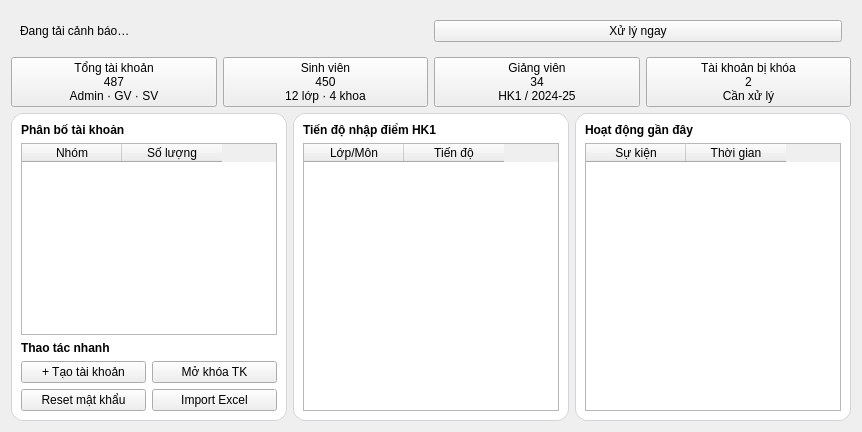
     <widget class="QWidget" name="pageTongQuan">
      <attribute name="title">
       <string>Tổng quan</string>
      </attribute>
      <layout class="QVBoxLayout" name="pageTongQuanLayout">
       <item><widget class="QFrame" name="alertFrame"><layout class="QHBoxLayout" name="alertLayout"><item><widget class="QLabel" name="lblAlert"><property name="text"><string>Đang tải cảnh báo…</string></property></widget></item><item><widget class="QPushButton" name="btnXuLyNgay"><property name="text"><string>Xử lý ngay</string></property></widget></item></layout></widget></item>
       <item><layout class="QHBoxLayout" name="cardsLayout"><item><widget class="QPushButton" name="cardTongTaiKhoan"><property name="text"><string>Tổng tài khoản
487
Admin · GV · SV</string></property></widget></item><item><widget class="QPushButton" name="cardSinhVien"><property name="text"><string>Sinh viên
450
12 lớp · 4 khoa</string></property></widget></item><item><widget class="QPushButton" name="cardGiangVien"><property name="text"><string>Giảng viên
34
HK1 / 2024-25</string></property></widget></item><item><widget class="QPushButton" name="cardBiKhoa"><property name="text"><string>Tài khoản bị khóa
2
Cần xử lý</string></property></widget></item></layout></item>
       <item>
        <layout class="QHBoxLayout" name="panelsLayout">
         <item>
          <widget class="QFrame" name="framePhanBoPanel">
           <property name="styleSheet">
            <string notr="true">QFrame#framePhanBoPanel { background:#ffffff; border:1px solid #d4d4d8; border-radius:12px; }</string>
           </property>
           <layout class="QVBoxLayout" name="framePhanBoLayout">
            <item><widget class="QLabel" name="lblPhanBoTitle"><property name="text"><string>Phân bố tài khoản</string></property><property name="styleSheet"><string notr="true">font-weight:700;</string></property></widget></item>
            <item>
             <widget class="QTableWidget" name="tbPhanBoTaiKhoan">
              <property name="alternatingRowColors"><bool>true</bool></property>
              <column><property name="text"><string>Nhóm</string></property></column>
              <column><property name="text"><string>Số lượng</string></property></column>
             </widget>
            </item>
            <item><widget class="QLabel" name="lblQuickAction"><property name="text"><string>Thao tác nhanh</string></property><property name="styleSheet"><string notr="true">font-weight:700;</string></property></widget></item>
            <item><layout class="QGridLayout" name="quickActions"><item row="0" column="0"><widget class="QPushButton" name="btnTaoTaiKhoan"><property name="text"><string>+ Tạo tài khoản</string></property></widget></item><item row="0" column="1"><widget class="QPushButton" name="btnMoKhoaTk"><property name="text"><string>Mở khóa TK</string></property></widget></item><item row="1" column="0"><widget class="QPushButton" name="btnResetMk"><property name="text"><string>Reset mật khẩu</string></property></widget></item><item row="1" column="1"><widget class="QPushButton" name="btnImportExcel"><property name="text"><string>Import Excel</string></property></widget></item></layout></item>
           </layout>
          </widget>
         </item>
         <item>
          <widget class="QFrame" name="frameTienDoPanel">
           <property name="styleSheet">
            <string notr="true">QFrame#frameTienDoPanel { background:#ffffff; border:1px solid #d4d4d8; border-radius:12px; }</string>
           </property>
           <layout class="QVBoxLayout" name="frameTienDoLayout">
            <item><widget class="QLabel" name="lblTienDoTitle"><property name="text"><string>Tiến độ nhập điểm HK1</string></property><property name="styleSheet"><string notr="true">font-weight:700;</string></property></widget></item>
            <item>
             <widget class="QTableWidget" name="tbTienDoNhapDiem">
              <property name="alternatingRowColors"><bool>true</bool></property>
              <column><property name="text"><string>Lớp/Môn</string></property></column>
              <column><property name="text"><string>Tiến độ</string></property></column>
             </widget>
            </item>
           </layout>
          </widget>
         </item>
         <item>
          <widget class="QFrame" name="frameHoatDongPanel">
           <property name="styleSheet">
            <string notr="true">QFrame#frameHoatDongPanel { background:#ffffff; border:1px solid #d4d4d8; border-radius:12px; }</string>
           </property>
           <layout class="QVBoxLayout" name="frameHoatDongLayout">
            <item><widget class="QLabel" name="lblHoatDongTitle"><property name="text"><string>Hoạt động gần đây</string></property><property name="styleSheet"><string notr="true">font-weight:700;</string></property></widget></item>
            <item>
             <widget class="QTableWidget" name="tbHoatDongGanDay">
              <property name="alternatingRowColors"><bool>true</bool></property>
              <column><property name="text"><string>Sự kiện</string></property></column>
              <column><property name="text"><string>Thời gian</string></property></column>
             </widget>
            </item>
           </layout>
          </widget>
         </item>
        </layout>
       </item>
      </layout>
     </widget>
